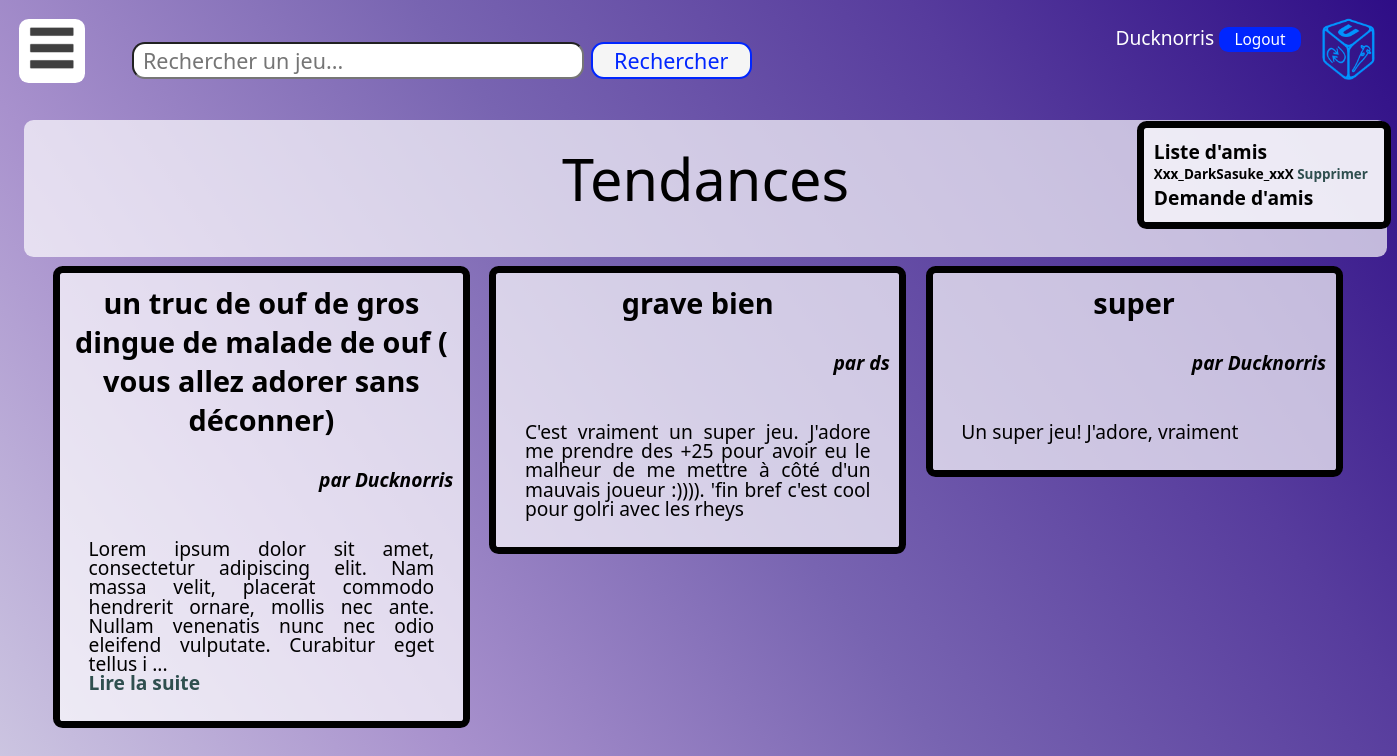
The page /home.php (signed in) on the database its author committed.
### tables this page shows
CREATE TABLE `amis` (
  `id` int(11) NOT NULL,
  `id1` int(11) NOT NULL,
  `id2` int(11) NOT NULL,
  `attente` tinyint(1) DEFAULT NULL
);

CREATE TABLE `utilisateur` (
`id` int(11) NOT NULL,
`pseudo` varchar(255) DEFAULT NULL,
`mdp` varchar(255) DEFAULT NULL,
`nom` varchar(255) DEFAULT NULL,
`prenom` varchar(255) DEFAULT NULL,
`bio` varchar(5000) DEFAULT NULL,
`date_de_naissance` date DEFAULT NULL,
`date_de_creation` date DEFAULT current_timestamp(),
`email` varchar(255) DEFAULT NULL
);

CREATE TABLE `critiques` (
`id` int(11) NOT NULL,
`id_utilisateur` int(11) DEFAULT NULL,
`id_jeu` int(11) DEFAULT NULL,
`nom` varchar(255) DEFAULT NULL,
`note` int(11) DEFAULT NULL,
`content` varchar(5000) DEFAULT NULL,
`date_crit` date DEFAULT current_timestamp()
);

### home.php (the view, shortened to what this page needs)
<!DOCTYPE html>
<link rel="stylesheet" type="text/css" href="style_site.css">
  <html lang="fr" dir="ltr" class="cover">
    <head>
    </head>
    <body>
      <?php
        include 'header.php';
      ?>
      <div class="corps">
          <div class="titre_page">Tendances</div>
          <?php
              $db = new PDO("mysql:host=localhost;dbname=projetifd;charset=utf8","root","");
              $nb_displayed=0;
              echo'<ul class="home">';
              $req_critics = $db->prepare("SELECT critiques.id AS crit, date_crit,SUM(link_utilisateur_score.value) AS up,critiques.content AS contenu,critiques.nom AS nom_critique,jeux.nom AS nom_jeu,pseudo
FROM critiques INNER JOIN link_utilisateur_score ON critiques.id = link_utilisateur_score.id_critiques INNER JOIN utilisateur ON link_utilisateur_score.id_utilisateur = utilisateur.id INNER JOIN jeux ON critiques.id_jeu = jeux.id
GROUP BY critiques.id ORDER BY date_crit DESC, up DESC");
              $req_critics->execute();
              $line = $req_critics->fetch();
              while($line && $nb_displayed<3){
                  $crit_display = str_split($line['contenu'],200);
                  echo '
                <li class="rubrique">
                    <div class="titre_rubrique">',$line['nom_critique'],'</div><br>
                    <div class="nom_auteur">par ',$line['pseudo'],'</div><br>
                    <p class="texte_corps">',$crit_display[0];
                  if(strlen($line['contenu'])>200){
                      echo '
                        ...<a href="critique.php?id= '.$line['crit'].'"><br> Lire la suite</a></p>
                    </li>
                  ';
                  } else{
                      echo '</p></li>';
                  }
                  $nb_displayed++;
                  $line = $req_critics->fetch();
              }
              echo '</ul>';
          ?>
      </div>
    </body>
</html>

### usert.php (shortened to what this page needs)
<link rel="stylesheet" type="text/css" href="style_site.css">
<div class="liste_amis">
    <?php
      $user_check[] = "";
      $db = new PDO("mysql:host=localhost;dbname=projetifd;charset=utf8","root","");
      $req = $db->prepare("SELECT amis.attente AS attente,amis.id AS ida,u1.pseudo AS pseudo_1,u2.pseudo AS pseudo_2 FROM amis INNER JOIN utilisateur u1 ON u1.id = amis.id1 INNER JOIN utilisateur u2 ON u2.id = amis.id2 WHERE (u1.pseudo = :pseudo_1 OR u2.pseudo = :pseudo_2) ; ");
      $req->execute([
        "pseudo_1" => $_SESSION['pseudo'],
        "pseudo_2" => $_SESSION['pseudo']
      ]);
      $data = $req->fetchAll();
      if($_SESSION['pseudo']){
        $user_check[] = $_SESSION['pseudo'];
      }
    ?>
    <h2>Liste d'amis</h2>
        <p>
            <?php
              for ($i=0; $i < sizeof($data) ; $i++) {
                if($data[$i]['pseudo_1'] == $_SESSION['pseudo']){
                  echo $data[$i]['pseudo_2'] . "<a href='friend_action.php?action=delete&id=".$data[$i]['ida']."  '> Supprimer</a>";
                  $user_check[] = $data[$i]['pseudo_2'];
                  if($data[$i]['attente'] == true)
                    echo " (en attente d'être acceptée)</br>";
                }else{
                  if($data[$i]['attente'] == false){
                    echo $data[$i]['pseudo_1'] . "<a href='friend_action.php?action=delete&id=".$data[$i]['ida']." '> Supprimer</a>";
                      $user_check[] = $data[$i]['pseudo_1'];
                  }
                }
              }
             ?>
        </p>
    <h2>Demande d'amis</h2>
</div>

### style_site.css (style rules this page uses)
body { font-family: "Segoe UI", serif; font-size: 1.5em; padding: 1em; }
p { text-align: justify; text-justify: inter-word; line-height: 1em; }
h2 { color:black; font-size:1.5em; font-weight: bold; margin:0; }
.cover { background: linear-gradient(55deg, rgba(206,200,226,1),rgba(168,145,205,1),rgba(120,100,177,1),rgba(87,60,157,1),rgba(46,13,134,1)); background-size: cover; background-attachment: fixed; }
.liste_amis { position:fixed; right:0.3em; top:6.3em; width:11.5em; padding: 0.5em; text-align: left; line-height:150%; font-size:1em; background-color: rgba(255,255,255,0.69); border-width:0.4em; border-color:black; border-style:solid; border-top-left-radius: 0.5em 0.5em; border-top-right-radius: 0.5em 0.5em; border-bottom-right-radius: 0.5em 0.5em; border-bottom-left-radius: 0.5em 0.5em; }
.liste_amis h2 { font-size:1em; }
.liste_amis p { font-size:0.7em; line-height:1.3em; color:black; font-weight:bold; }
.liste_amis a:link { color:darkslategray; }
.corps { color:black; font-size:0.8em; padding:1em; font-family: "Segoe UI",serif; width:69em; margin: auto; margin-top: 5em; background-color: rgba(255,255,255,0.69); border-top-left-radius: 0.5em 0.5em; border-top-right-radius: 0.5em 0.5em; border-bottom-right-radius: 0.5em 0.5em; border-bottom-left-radius: 0.5em 0.5em; }
.titre_page { text-align:center; color:black; font-size:3em; }
.texte_corps { margin:1em; }
.titre_rubrique { text-align:center; font-size:1.5em; font-weight:bold; }
.nom_auteur { text-align:right; font-size:1em; font-weight: bold; font-style:italic; }
.rubrique { margin:0.5em; padding: 0.5em; border-width:0.4em; border-color:black; border-style:solid; border-top-left-radius: 0.5em 0.5em; border-top-right-radius: 0.5em 0.5em; border-bottom-right-radius: 0.5em 0.5em; border-bottom-left-radius: 0.5em 0.5em; }
li.rubrique { width:20em; }
.home { list-style-type: none; margin-top:1em; }
.home li { float:left; top:1em; position:relative; background-color: rgba(255,255,255,0.69); }
.corps a:link { color:darkslategray; font-weight: bolder; text-decoration: none; }
a:link { color: white; text-decoration:none; }
* { margin: 0; padding: 0; font-family: "Segoe UI", serif; }

### rows shown on the page
amis: id1.pseudo "Xxx_DarkSasuke_xxX"
critiques: nom "un truc de ouf de gros dingue de malade de ouf ( vous allez adorer sans déconner)", pseudo "Ducknorris", content "Lorem ipsum dolor sit amet, consectetur adipiscing elit. Nam massa velit, placerat commodo hendrerit ornare, mollis nec ante. Nullam venenatis nunc nec odio eleifend vulputate. Curabitur eget tellus i"
critiques: nom "grave bien", pseudo "ds", content "C'est vraiment un super jeu. J'adore me prendre des +25 pour avoir eu le malheur de me mettre à côté d'un mauvais joueur :)))). 'fin bref c'est cool pour golri avec les rheys"
critiques: nom "super", pseudo "Ducknorris", content "Un super jeu! J'adore, vraiment"

### other values the page prints
$_SESSION['pseudo'] "Ducknorris"
